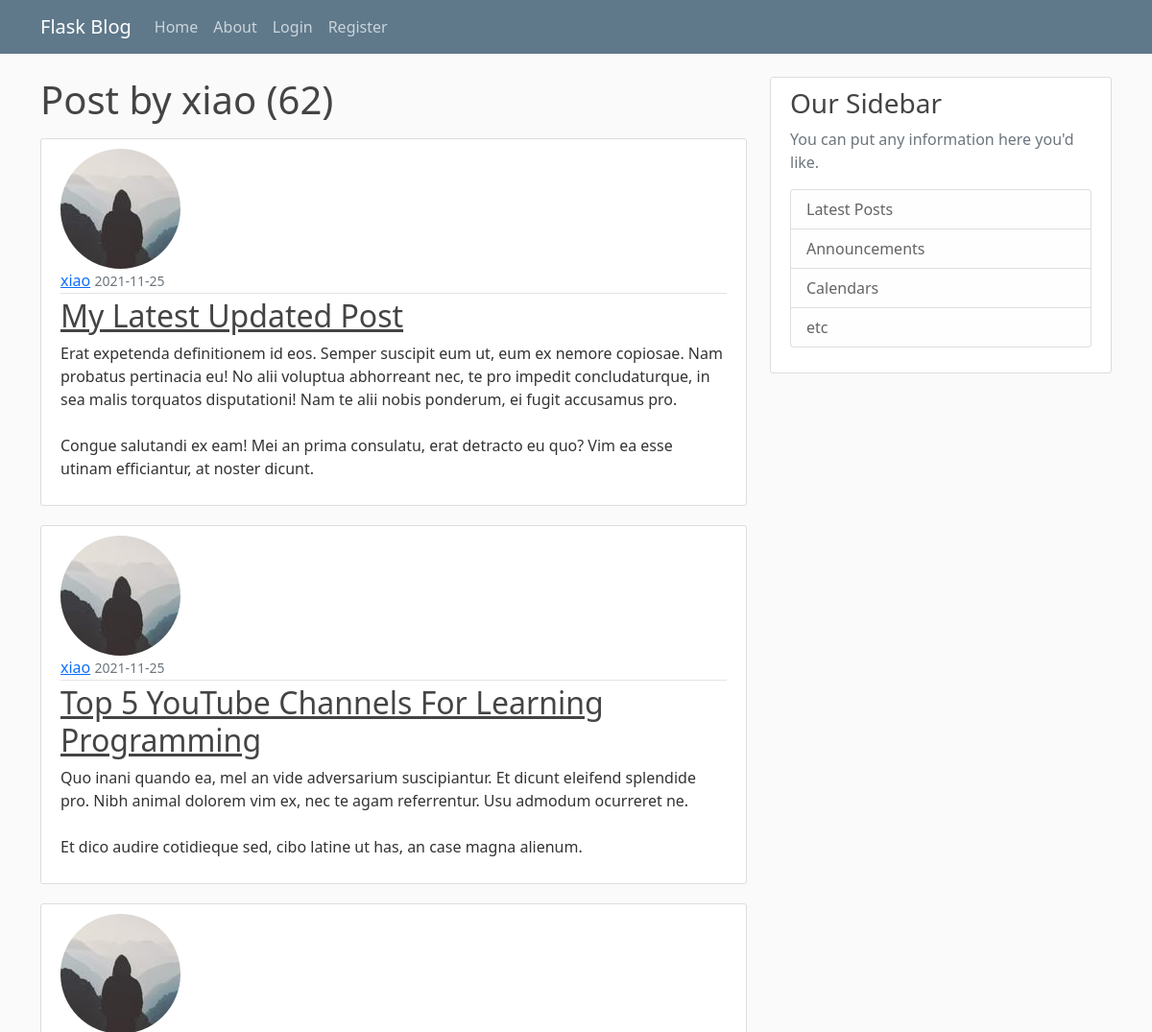
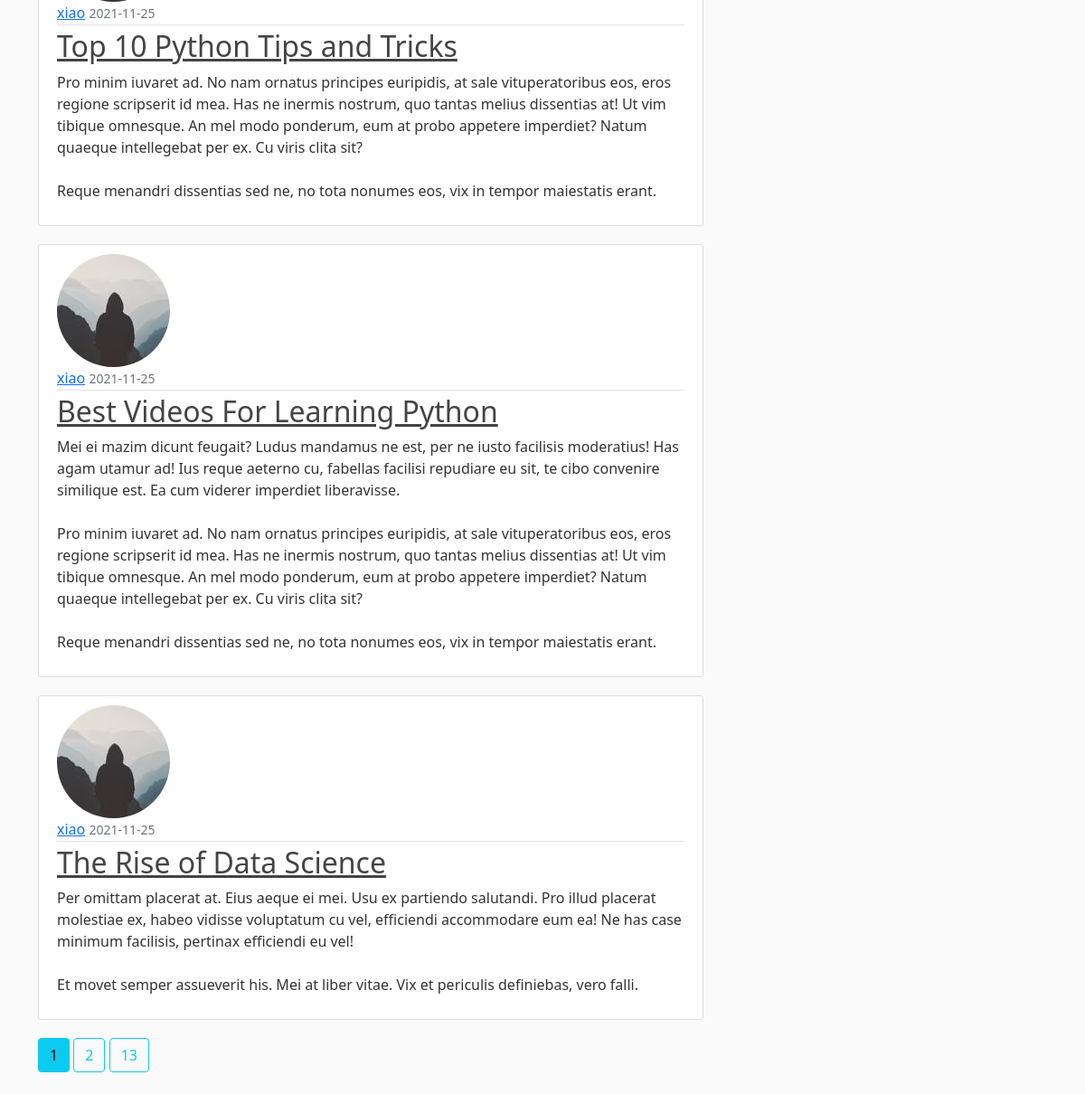
The app's page /user/xiao with its own data (2 pictures, top to bottom).
### flaskblog/models.py (models this page shows, shortened)
class User(db.Model, UserMixin):
    id = db.Column(db.Integer, primary_key=True)
    username = db.Column(db.String(20), unique=True, nullable=False)
    email = db.Column(db.String(120), unique=True, nullable=False)
    image_file = db.Column(db.String(20), nullable=False, default='default.jpg')
    password = db.Column(db.String(60), nullable=False)
    posts = db.relationship('Post', backref='author', lazy=True)

class Post(db.Model):
    id = db.Column(db.Integer, primary_key=True)
    title = db.Column(db.String(100), nullable=False)
    date_posted = db.Column(db.DateTime(timezone=True), default=datetime.now)
    content = db.Column(db.Text, nullable=False)
    user_id = db.Column(db.Integer, db.ForeignKey('user.id'), nullable=False)

### flaskblog/routes.py (the view)
@app.route("/user/<string:username>")
def user_posts(username):
    page = request.args.get('page', 1, type=int)
    user = User.query.filter_by(username=username).first_or_404()
    posts = Post.query\
        .filter_by(author=user)\
        .order_by(Post.date_posted.desc())\
        .paginate(page=page, per_page=5)
    return render_template('user_posts.html', posts=posts, user=user)

### flaskblog/templates/user_posts.html (shortened to what this page needs)
{% extends "layout.html" %}
{% block content %}
    <h1 class="mb-3">Post by {{ user.username }} ({{ posts.total }})</h1>
    {% for post in posts.items %}
        <article class="media content-section">
            <img class="rounded-circle artical-img" src="{{ url_for('static', filename='profile_pics/' + post.author.image_file) }}">
            <div class="media-body">
                <div class="article-metadata">
                    <a class="mr-2" href="{{url_for('user_posts', username=post.author.username)}}">{{ post.author.username }}</a>
                    <small class="text-muted">{{ post.date_posted.strftime('%Y-%m-%d') }}</small>
                </div>
                <h2><a class="article-title" href="{{ url_for('post', post_id=post.id) }}">{{ post.title }}</a></h2>
                <p class="article-content">{{ post.content }}</p>
            </div>
        </article>
    {% endfor %}
    {% for page_num in posts.iter_pages(left_edge=1, right_edge=1, left_current=1, right_current=2) %}
        {% if page_num %}
            {% if posts.page == page_num %}
                <a class="btn btn-info mb-4" href="{{url_for('user_posts', username=user.username, page=page_num)}}">{{page_num}}</a>
            {% else %}
                <a class="btn btn-outline-info mb-4" href="{{url_for('user_posts', username=user.username, page=page_num)}}">{{page_num}}</a>
            {% endif %}
        {% endif %}
    {% endfor %}
{% endblock content %}

### flaskblog/static/main.css (style rules this page uses)
body { background: #fafafa; color: #333333; margin-top: 5rem; }
h1, h2, h3, h4, h5, h6 { color: #444444; }
.content-section { background: #ffffff; padding: 10px 20px; border: 1px solid #dddddd; border-radius: 3px; margin-bottom: 20px; }
.article-title { color: #444444; }
.article-content { white-space: pre-line; }
.article-metadata { padding-bottom: 1px; margin-bottom: 4px; border-bottom: 1px solid #e3e3e3 }

### records on screen
User: username "xiao"
Post: image_file (picture), author.username "xiao", date_posted "2021-11-25", title "My Latest Updated Post", content "Erat expetenda definitionem id eos. Semper suscipit eum ut, eum ex nemore copiosae. Nam probatus pertinacia eu! No alii voluptua abhorreant nec, te pro impedit concludaturque, in sea malis torquatos disputationi! Nam te alii nobis ponderum, ei fugit accusamus pro. Congue salutandi ex eam! Mei an prima consulatu, erat detracto eu quo? Vim ea esse utinam efficiantur, at noster dicunt."
Post: image_file (picture), author.username "xiao", date_posted "2021-11-25", title "Top 5 YouTube Channels For Learning Programming", content "Quo inani quando ea, mel an vide adversarium suscipiantur. Et dicunt eleifend splendide pro. Nibh animal dolorem vim ex, nec te agam referrentur. Usu admodum ocurreret ne. Et dico audire cotidieque sed, cibo latine ut has, an case magna alienum."
Post: image_file (picture), author.username "xiao", date_posted "2021-11-25", title "Top 10 Python Tips and Tricks", content "Pro minim iuvaret ad. No nam ornatus principes euripidis, at sale vituperatoribus eos, eros regione scripserit id mea. Has ne inermis nostrum, quo tantas melius dissentias at! Ut vim tibique omnesque. An mel modo ponderum, eum at probo appetere imperdiet? Natum quaeque intellegebat per ex. Cu viris clita sit? Reque menandri dissentias sed ne, no tota nonumes eos, vix in tempor maiestatis erant."
Post: image_file (picture), author.username "xiao", date_posted "2021-11-25", title "Best Videos For Learning Python", content "Mei ei mazim dicunt feugait? Ludus mandamus ne est, per ne iusto facilisis moderatius! Has agam utamur ad! Ius reque aeterno cu, fabellas facilisi repudiare eu sit, te cibo convenire similique est. Ea cum viderer imperdiet liberavisse. Pro minim iuvaret ad. No nam ornatus principes euripidis, at sale vituperatoribus eos, eros regione scripserit id mea. Has ne inermis nostrum, quo tantas melius dissentias at! Ut vim tibique omnesque. An mel modo ponderum, eum at probo appetere imperdiet? Natum quaeque intellegebat per ex. Cu viris clita sit? Reque menandri dissentias sed ne, no tota nonumes eos, vix in tempor maiestatis erant."
Post: image_file (picture), author.username "xiao", date_posted "2021-11-25", title "The Rise of Data Science", content "Per omittam placerat at. Eius aeque ei mei. Usu ex partiendo salutandi. Pro illud placerat molestiae ex, habeo vidisse voluptatum cu vel, efficiendi accommodare eum ea! Ne has case minimum facilisis, pertinax efficiendi eu vel! Et movet semper assueverit his. Mei at liber vitae. Vix et periculis definiebas, vero falli."

### other values on screen
{{ posts.total }} "62"
{{ page_num }} "1"
{{ page_num }} "2" "13"
